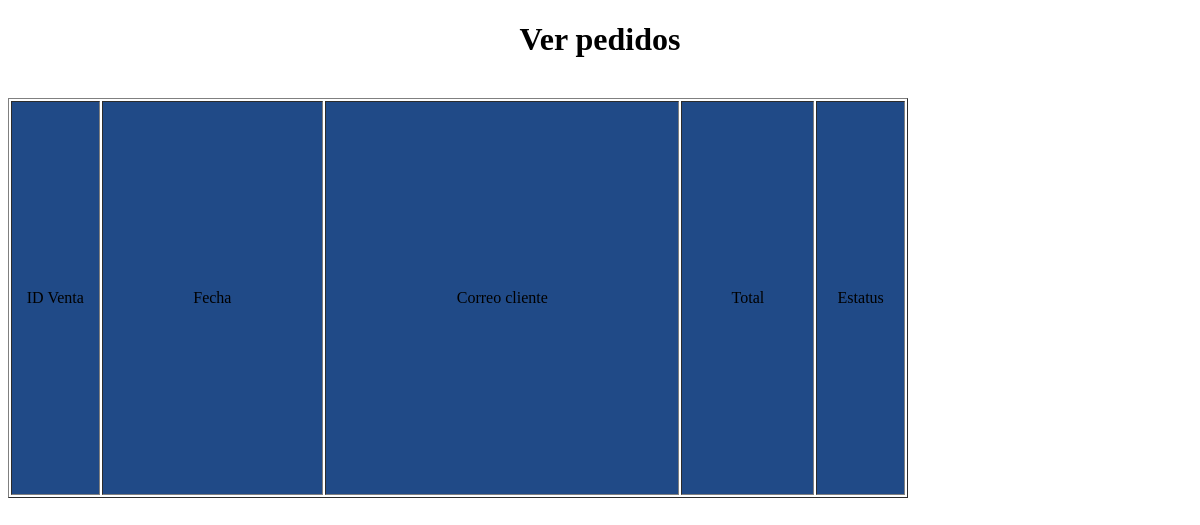
Before: /Modulos/VerPedidos.php with the older database file.
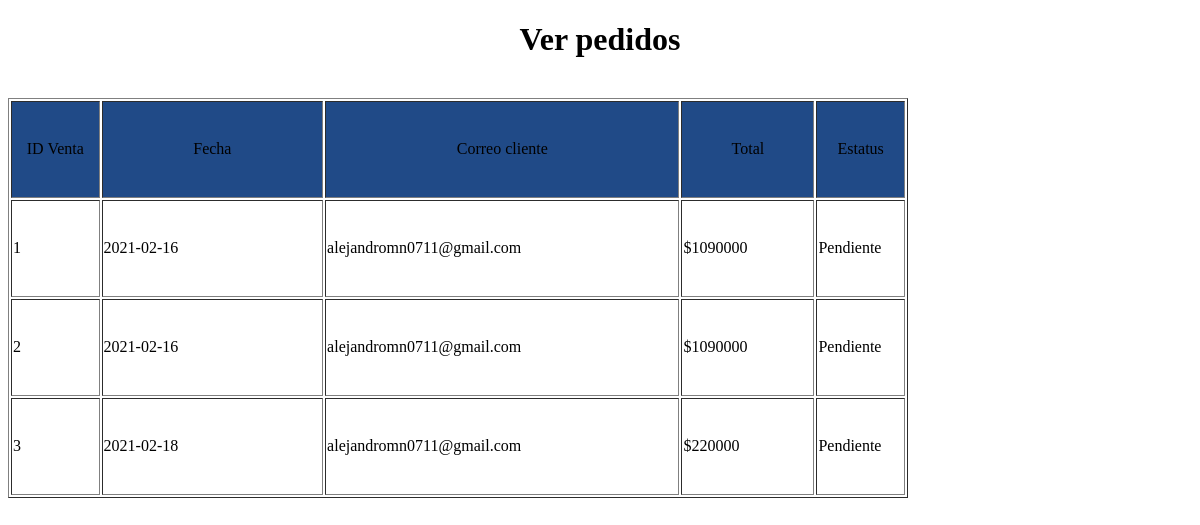
After: the same page with the newer database file.
### tables this page shows
CREATE TABLE `ventas` (
  `id` int(11) NOT NULL,
  `fecha` date NOT NULL,
  `correocli` varchar(100) NOT NULL,
  `total` int(20) NOT NULL,
  `estatus` set('Pendiente','Procesado','','') NOT NULL
);

### PHP/ConexionBD.php (called while the page is built)
<?php
function Conectarse()
{
	$Conexion=new mysqli("localhost","root","","proyecto");
	if ($Conexion->connect_errno)
		echo "Problemas en la Conexion ". $Conexion->connect_error;
	else
		return $Conexion;
}
?>

### PHP/ClasesPedidos.php (called while the page is built, shortened)
<?php
class Pedido
{
	public function consultarPedido()
	{
		$this->Conexion=Conectarse();
		$sql="SELECT * from ventas";
		$resultado=$this->Conexion->query($sql);
		return $resultado;
	}
}
?>

### Modulos/VerPedidos.php (the view, shortened to what this page needs)
<?php
require_once "PHP/conexionbd.php";
require "PHP/ClasesPedidos.php";
$objpedido= new Pedido();
$resultado=$objpedido->consultarPedido();
?>
<!DOCTYPE html>
<html>
<head>
</head>
<body>
	<div class="formAñadirQ">
		<h1 align="center" >Ver pedidos</h1><br>
		<table border="1px solid white" width="900px;" height="400px;">
			<tr align="center" bgcolor="#204a87" class="tr1">
				<td width="10%">ID Venta</td>
				<td width="25%">Fecha</td>
				<td width="40%">Correo cliente</td>
				<td width="15%">Total</td>
				<td width="10%">Estatus</td>
			</tr>
	</div>
	<?php
		while ($pedido=$resultado->fetch_object()){
		?>
			<tr class="tr2">
				<td width="10%"><?php echo $pedido->id ?></td>
				<td width="25%"><?php echo $pedido->fecha ?></td>
				<td width="40%"><?php echo $pedido->correocli ?></td>
				<td width="15%">$<?php echo $pedido->total ?></td>
				<td width="10%"><?php echo $pedido->estatus ?></td>
			</tr>
		<?php
		}
		?>
</body>
</html>

Changed rows visible on the page:
added ventas: id "1", fecha "2021-02-16", correocli "alejandromn0711@gmail.com", total "1090000", estatus "Pendiente"
added ventas: id "2", fecha "2021-02-16", correocli "alejandromn0711@gmail.com", total "1090000", estatus "Pendiente"
added ventas: id "3", fecha "2021-02-18", correocli "alejandromn0711@gmail.com", total "220000", estatus "Pendiente"
